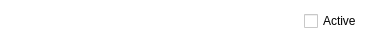
<?xml version="1.0" encoding="UTF-8"?>
<ui version="4.0">
 <class>eventSignalLine</class>
 <widget class="QWidget" name="eventSignalLine">
  <property name="geometry">
   <rect>
    <x>0</x>
    <y>0</y>
    <width>377</width>
    <height>41</height>
   </rect>
  </property>
  <property name="palette">
   <palette>
    <active>
     <colorrole role="WindowText">
      <brush brushstyle="SolidPattern">
       <color alpha="255">
        <red>0</red>
        <green>0</green>
        <blue>0</blue>
       </color>
      </brush>
     </colorrole>
     <colorrole role="Button">
      <brush brushstyle="SolidPattern">
       <color alpha="255">
        <red>255</red>
        <green>255</green>
        <blue>255</blue>
       </color>
      </brush>
     </colorrole>
     <colorrole role="Light">
      <brush brushstyle="SolidPattern">
       <color alpha="255">
        <red>255</red>
        <green>255</green>
        <blue>255</blue>
       </color>
      </brush>
     </colorrole>
     <colorrole role="Midlight">
      <brush brushstyle="SolidPattern">
       <color alpha="255">
        <red>255</red>
        <green>255</green>
        <blue>255</blue>
       </color>
      </brush>
     </colorrole>
     <colorrole role="Dark">
      <brush brushstyle="SolidPattern">
       <color alpha="255">
        <red>127</red>
        <green>127</green>
        <blue>127</blue>
       </color>
      </brush>
     </colorrole>
     <colorrole role="Mid">
      <brush brushstyle="SolidPattern">
       <color alpha="255">
        <red>170</red>
        <green>170</green>
        <blue>170</blue>
       </color>
      </brush>
     </colorrole>
     <colorrole role="Text">
      <brush brushstyle="SolidPattern">
       <color alpha="255">
        <red>0</red>
        <green>0</green>
        <blue>0</blue>
       </color>
      </brush>
     </colorrole>
     <colorrole role="BrightText">
      <brush brushstyle="SolidPattern">
       <color alpha="255">
        <red>255</red>
        <green>255</green>
        <blue>255</blue>
       </color>
      </brush>
     </colorrole>
     <colorrole role="ButtonText">
      <brush brushstyle="SolidPattern">
       <color alpha="255">
        <red>0</red>
        <green>0</green>
        <blue>0</blue>
       </color>
      </brush>
     </colorrole>
     <colorrole role="Base">
      <brush brushstyle="SolidPattern">
       <color alpha="255">
        <red>255</red>
        <green>255</green>
        <blue>255</blue>
       </color>
      </brush>
     </colorrole>
     <colorrole role="Window">
      <brush brushstyle="SolidPattern">
       <color alpha="255">
        <red>255</red>
        <green>255</green>
        <blue>255</blue>
       </color>
      </brush>
     </colorrole>
     <colorrole role="Shadow">
      <brush brushstyle="SolidPattern">
       <color alpha="255">
        <red>0</red>
        <green>0</green>
        <blue>0</blue>
       </color>
      </brush>
     </colorrole>
     <colorrole role="AlternateBase">
      <brush brushstyle="SolidPattern">
       <color alpha="255">
        <red>255</red>
        <green>255</green>
        <blue>255</blue>
       </color>
      </brush>
     </colorrole>
     <colorrole role="ToolTipBase">
      <brush brushstyle="SolidPattern">
       <color alpha="255">
        <red>255</red>
        <green>255</green>
        <blue>220</blue>
       </color>
      </brush>
     </colorrole>
     <colorrole role="ToolTipText">
      <brush brushstyle="SolidPattern">
       <color alpha="255">
        <red>0</red>
        <green>0</green>
        <blue>0</blue>
       </color>
      </brush>
     </colorrole>
     <colorrole role="PlaceholderText">
      <brush brushstyle="SolidPattern">
       <color alpha="128">
        <red>0</red>
        <green>0</green>
        <blue>0</blue>
       </color>
      </brush>
     </colorrole>
    </active>
    <inactive>
     <colorrole role="WindowText">
      <brush brushstyle="SolidPattern">
       <color alpha="255">
        <red>0</red>
        <green>0</green>
        <blue>0</blue>
       </color>
      </brush>
     </colorrole>
     <colorrole role="Button">
      <brush brushstyle="SolidPattern">
       <color alpha="255">
        <red>255</red>
        <green>255</green>
        <blue>255</blue>
       </color>
      </brush>
     </colorrole>
     <colorrole role="Light">
      <brush brushstyle="SolidPattern">
       <color alpha="255">
        <red>255</red>
        <green>255</green>
        <blue>255</blue>
       </color>
      </brush>
     </colorrole>
     <colorrole role="Midlight">
      <brush brushstyle="SolidPattern">
       <color alpha="255">
        <red>255</red>
        <green>255</green>
        <blue>255</blue>
       </color>
      </brush>
     </colorrole>
     <colorrole role="Dark">
      <brush brushstyle="SolidPattern">
       <color alpha="255">
        <red>127</red>
        <green>127</green>
        <blue>127</blue>
       </color>
      </brush>
     </colorrole>
     <colorrole role="Mid">
      <brush brushstyle="SolidPattern">
       <color alpha="255">
        <red>170</red>
        <green>170</green>
        <blue>170</blue>
       </color>
      </brush>
     </colorrole>
     <colorrole role="Text">
      <brush brushstyle="SolidPattern">
       <color alpha="255">
        <red>0</red>
        <green>0</green>
        <blue>0</blue>
       </color>
      </brush>
     </colorrole>
     <colorrole role="BrightText">
      <brush brushstyle="SolidPattern">
       <color alpha="255">
        <red>255</red>
        <green>255</green>
        <blue>255</blue>
       </color>
      </brush>
     </colorrole>
     <colorrole role="ButtonText">
      <brush brushstyle="SolidPattern">
       <color alpha="255">
        <red>0</red>
        <green>0</green>
        <blue>0</blue>
       </color>
      </brush>
     </colorrole>
     <colorrole role="Base">
      <brush brushstyle="SolidPattern">
       <color alpha="255">
        <red>255</red>
        <green>255</green>
        <blue>255</blue>
       </color>
      </brush>
     </colorrole>
     <colorrole role="Window">
      <brush brushstyle="SolidPattern">
       <color alpha="255">
        <red>255</red>
        <green>255</green>
        <blue>255</blue>
       </color>
      </brush>
     </colorrole>
     <colorrole role="Shadow">
      <brush brushstyle="SolidPattern">
       <color alpha="255">
        <red>0</red>
        <green>0</green>
        <blue>0</blue>
       </color>
      </brush>
     </colorrole>
     <colorrole role="AlternateBase">
      <brush brushstyle="SolidPattern">
       <color alpha="255">
        <red>255</red>
        <green>255</green>
        <blue>255</blue>
       </color>
      </brush>
     </colorrole>
     <colorrole role="ToolTipBase">
      <brush brushstyle="SolidPattern">
       <color alpha="255">
        <red>255</red>
        <green>255</green>
        <blue>220</blue>
       </color>
      </brush>
     </colorrole>
     <colorrole role="ToolTipText">
      <brush brushstyle="SolidPattern">
       <color alpha="255">
        <red>0</red>
        <green>0</green>
        <blue>0</blue>
       </color>
      </brush>
     </colorrole>
     <colorrole role="PlaceholderText">
      <brush brushstyle="SolidPattern">
       <color alpha="128">
        <red>0</red>
        <green>0</green>
        <blue>0</blue>
       </color>
      </brush>
     </colorrole>
    </inactive>
    <disabled>
     <colorrole role="WindowText">
      <brush brushstyle="SolidPattern">
       <color alpha="255">
        <red>127</red>
        <green>127</green>
        <blue>127</blue>
       </color>
      </brush>
     </colorrole>
     <colorrole role="Button">
      <brush brushstyle="SolidPattern">
       <color alpha="255">
        <red>255</red>
        <green>255</green>
        <blue>255</blue>
       </color>
      </brush>
     </colorrole>
     <colorrole role="Light">
      <brush brushstyle="SolidPattern">
       <color alpha="255">
        <red>255</red>
        <green>255</green>
        <blue>255</blue>
       </color>
      </brush>
     </colorrole>
     <colorrole role="Midlight">
      <brush brushstyle="SolidPattern">
       <color alpha="255">
        <red>255</red>
        <green>255</green>
        <blue>255</blue>
       </color>
      </brush>
     </colorrole>
     <colorrole role="Dark">
      <brush brushstyle="SolidPattern">
       <color alpha="255">
        <red>127</red>
        <green>127</green>
        <blue>127</blue>
       </color>
      </brush>
     </colorrole>
     <colorrole role="Mid">
      <brush brushstyle="SolidPattern">
       <color alpha="255">
        <red>170</red>
        <green>170</green>
        <blue>170</blue>
       </color>
      </brush>
     </colorrole>
     <colorrole role="Text">
      <brush brushstyle="SolidPattern">
       <color alpha="255">
        <red>127</red>
        <green>127</green>
        <blue>127</blue>
       </color>
      </brush>
     </colorrole>
     <colorrole role="BrightText">
      <brush brushstyle="SolidPattern">
       <color alpha="255">
        <red>255</red>
        <green>255</green>
        <blue>255</blue>
       </color>
      </brush>
     </colorrole>
     <colorrole role="ButtonText">
      <brush brushstyle="SolidPattern">
       <color alpha="255">
        <red>127</red>
        <green>127</green>
        <blue>127</blue>
       </color>
      </brush>
     </colorrole>
     <colorrole role="Base">
      <brush brushstyle="SolidPattern">
       <color alpha="255">
        <red>255</red>
        <green>255</green>
        <blue>255</blue>
       </color>
      </brush>
     </colorrole>
     <colorrole role="Window">
      <brush brushstyle="SolidPattern">
       <color alpha="255">
        <red>255</red>
        <green>255</green>
        <blue>255</blue>
       </color>
      </brush>
     </colorrole>
     <colorrole role="Shadow">
      <brush brushstyle="SolidPattern">
       <color alpha="255">
        <red>0</red>
        <green>0</green>
        <blue>0</blue>
       </color>
      </brush>
     </colorrole>
     <colorrole role="AlternateBase">
      <brush brushstyle="SolidPattern">
       <color alpha="255">
        <red>255</red>
        <green>255</green>
        <blue>255</blue>
       </color>
      </brush>
     </colorrole>
     <colorrole role="ToolTipBase">
      <brush brushstyle="SolidPattern">
       <color alpha="255">
        <red>255</red>
        <green>255</green>
        <blue>220</blue>
       </color>
      </brush>
     </colorrole>
     <colorrole role="ToolTipText">
      <brush brushstyle="SolidPattern">
       <color alpha="255">
        <red>0</red>
        <green>0</green>
        <blue>0</blue>
       </color>
      </brush>
     </colorrole>
     <colorrole role="PlaceholderText">
      <brush brushstyle="SolidPattern">
       <color alpha="128">
        <red>0</red>
        <green>0</green>
        <blue>0</blue>
       </color>
      </brush>
     </colorrole>
    </disabled>
   </palette>
  </property>
  <property name="windowTitle">
   <string>Form</string>
  </property>
  <property name="autoFillBackground">
   <bool>true</bool>
  </property>
  <layout class="QHBoxLayout" name="horizontalLayout">
   <item>
    <widget class="QLabel" name="nameLabel">
     <property name="minimumSize">
      <size>
       <width>150</width>
       <height>0</height>
      </size>
     </property>
     <property name="maximumSize">
      <size>
       <width>150</width>
       <height>16777215</height>
      </size>
     </property>
     <property name="font">
      <font>
       <weight>75</weight>
       <bold>true</bold>
      </font>
     </property>
     <property name="text">
      <string/>
     </property>
    </widget>
   </item>
   <item>
    <widget class="QLabel" name="channelLabel">
     <property name="text">
      <string/>
     </property>
    </widget>
   </item>
   <item>
    <widget class="QLabel" name="timeoutLabel">
     <property name="text">
      <string/>
     </property>
    </widget>
   </item>
   <item>
    <widget class="QCheckBox" name="checkBox">
     <property name="text">
      <string>Active</string>
     </property>
    </widget>
   </item>
  </layout>
 </widget>
 <resources/>
 <connections/>
</ui>
